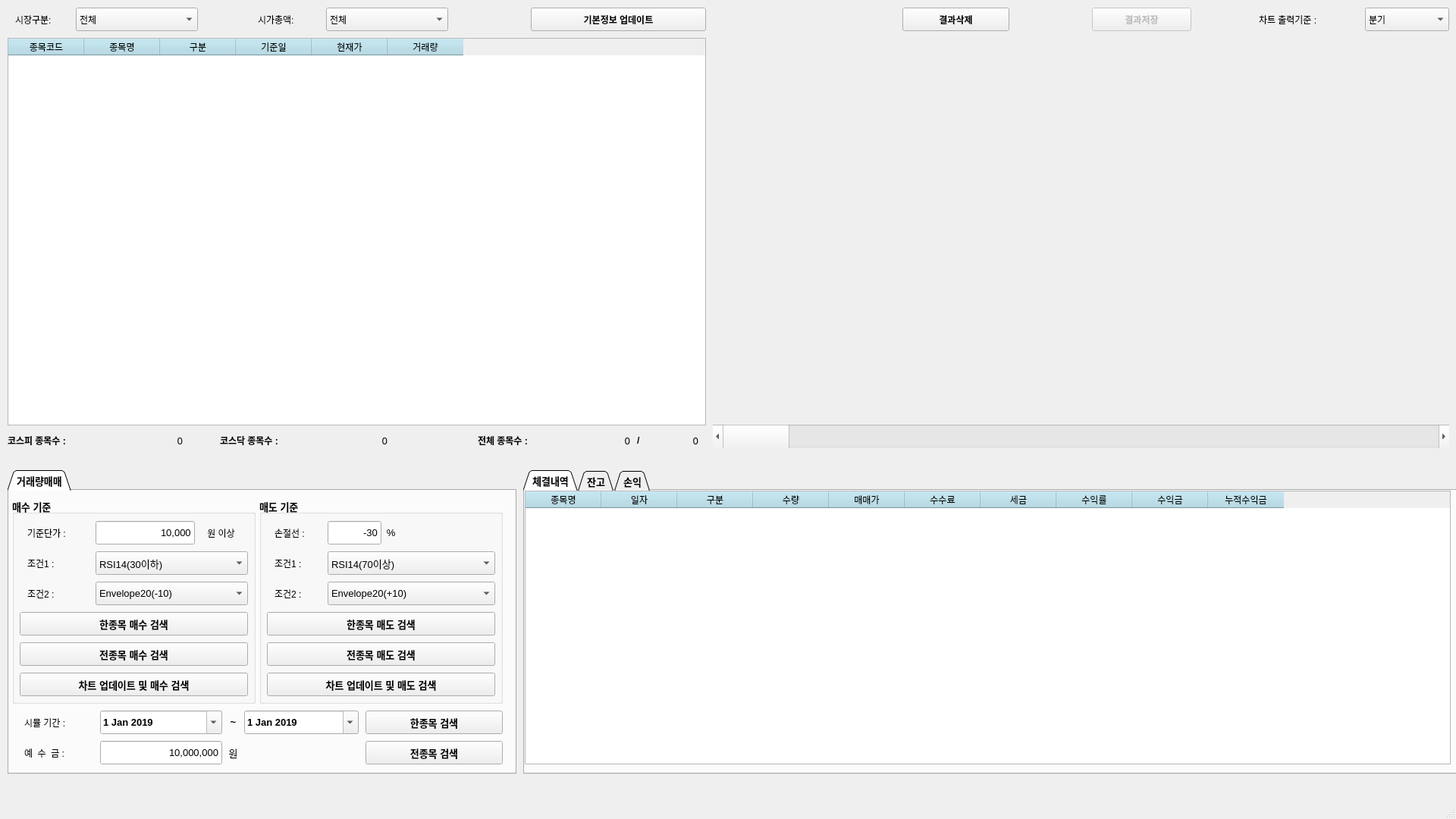
<?xml version="1.0" encoding="UTF-8"?>
<ui version="4.0">
 <class>MainWindow</class>
 <widget class="QMainWindow" name="MainWindow">
  <property name="geometry">
   <rect>
    <x>0</x>
    <y>0</y>
    <width>1920</width>
    <height>1080</height>
   </rect>
  </property>
  <property name="sizePolicy">
   <sizepolicy hsizetype="Fixed" vsizetype="Fixed">
    <horstretch>0</horstretch>
    <verstretch>0</verstretch>
   </sizepolicy>
  </property>
  <property name="minimumSize">
   <size>
    <width>1920</width>
    <height>1080</height>
   </size>
  </property>
  <property name="maximumSize">
   <size>
    <width>1920</width>
    <height>1080</height>
   </size>
  </property>
  <property name="baseSize">
   <size>
    <width>1340</width>
    <height>902</height>
   </size>
  </property>
  <property name="windowTitle">
   <string>MainWindow</string>
  </property>
  <widget class="QWidget" name="centralwidget">
   <widget class="QTableWidget" name="stockTable">
    <property name="geometry">
     <rect>
      <x>10</x>
      <y>50</y>
      <width>921</width>
      <height>511</height>
     </rect>
    </property>
    <property name="autoFillBackground">
     <bool>false</bool>
    </property>
    <property name="styleSheet">
     <string notr="true">QHeaderView::section
{
background-color:lightblue;
}</string>
    </property>
    <property name="editTriggers">
     <set>QAbstractItemView::NoEditTriggers</set>
    </property>
    <property name="selectionMode">
     <enum>QAbstractItemView::SingleSelection</enum>
    </property>
    <property name="selectionBehavior">
     <enum>QAbstractItemView::SelectRows</enum>
    </property>
    <attribute name="verticalHeaderVisible">
     <bool>false</bool>
    </attribute>
    <column>
     <property name="text">
      <string>종목코드</string>
     </property>
    </column>
    <column>
     <property name="text">
      <string>종목명</string>
     </property>
    </column>
    <column>
     <property name="text">
      <string>구분</string>
     </property>
    </column>
    <column>
     <property name="text">
      <string>기준일</string>
     </property>
    </column>
    <column>
     <property name="text">
      <string>현재가</string>
     </property>
    </column>
    <column>
     <property name="text">
      <string>거래량</string>
     </property>
    </column>
   </widget>
   <widget class="QLabel" name="label_6">
    <property name="geometry">
     <rect>
      <x>10</x>
      <y>560</y>
      <width>141</width>
      <height>41</height>
     </rect>
    </property>
    <property name="font">
     <font>
      <weight>75</weight>
      <bold>true</bold>
     </font>
    </property>
    <property name="text">
     <string>코스피 종목수 :</string>
    </property>
   </widget>
   <widget class="QLabel" name="label_7">
    <property name="geometry">
     <rect>
      <x>290</x>
      <y>560</y>
      <width>141</width>
      <height>41</height>
     </rect>
    </property>
    <property name="font">
     <font>
      <weight>75</weight>
      <bold>true</bold>
     </font>
    </property>
    <property name="text">
     <string>코스닥 종목수 :</string>
    </property>
   </widget>
   <widget class="QLabel" name="ko_cntLabel">
    <property name="geometry">
     <rect>
      <x>150</x>
      <y>560</y>
      <width>91</width>
      <height>41</height>
     </rect>
    </property>
    <property name="font">
     <font>
      <family>맑은 고딕</family>
      <pointsize>10</pointsize>
      <weight>50</weight>
      <bold>false</bold>
     </font>
    </property>
    <property name="text">
     <string>0</string>
    </property>
    <property name="alignment">
     <set>Qt::AlignRight|Qt::AlignTrailing|Qt::AlignVCenter</set>
    </property>
   </widget>
   <widget class="QLabel" name="kq_cntLabel">
    <property name="geometry">
     <rect>
      <x>430</x>
      <y>560</y>
      <width>81</width>
      <height>41</height>
     </rect>
    </property>
    <property name="font">
     <font>
      <family>맑은 고딕</family>
      <pointsize>10</pointsize>
      <weight>50</weight>
      <bold>false</bold>
     </font>
    </property>
    <property name="text">
     <string>0</string>
    </property>
    <property name="alignment">
     <set>Qt::AlignRight|Qt::AlignTrailing|Qt::AlignVCenter</set>
    </property>
   </widget>
   <widget class="QLabel" name="runcntLabel">
    <property name="geometry">
     <rect>
      <x>750</x>
      <y>560</y>
      <width>81</width>
      <height>41</height>
     </rect>
    </property>
    <property name="font">
     <font>
      <family>맑은 고딕</family>
      <pointsize>10</pointsize>
      <weight>50</weight>
      <bold>false</bold>
     </font>
    </property>
    <property name="text">
     <string>0</string>
    </property>
    <property name="alignment">
     <set>Qt::AlignRight|Qt::AlignTrailing|Qt::AlignVCenter</set>
    </property>
   </widget>
   <widget class="QLabel" name="label_8">
    <property name="geometry">
     <rect>
      <x>630</x>
      <y>560</y>
      <width>121</width>
      <height>41</height>
     </rect>
    </property>
    <property name="font">
     <font>
      <weight>75</weight>
      <bold>true</bold>
     </font>
    </property>
    <property name="text">
     <string>전체 종목수 :</string>
    </property>
   </widget>
   <widget class="QLabel" name="label_9">
    <property name="geometry">
     <rect>
      <x>840</x>
      <y>560</y>
      <width>16</width>
      <height>41</height>
     </rect>
    </property>
    <property name="font">
     <font>
      <weight>75</weight>
      <bold>true</bold>
     </font>
    </property>
    <property name="text">
     <string>/</string>
    </property>
   </widget>
   <widget class="QLabel" name="allcntLabel">
    <property name="geometry">
     <rect>
      <x>850</x>
      <y>560</y>
      <width>71</width>
      <height>41</height>
     </rect>
    </property>
    <property name="font">
     <font>
      <family>맑은 고딕</family>
      <pointsize>10</pointsize>
      <weight>50</weight>
      <bold>false</bold>
     </font>
    </property>
    <property name="text">
     <string>0</string>
    </property>
    <property name="alignment">
     <set>Qt::AlignRight|Qt::AlignTrailing|Qt::AlignVCenter</set>
    </property>
   </widget>
   <widget class="QTabWidget" name="configTabWidget">
    <property name="geometry">
     <rect>
      <x>10</x>
      <y>620</y>
      <width>671</width>
      <height>401</height>
     </rect>
    </property>
    <property name="font">
     <font>
      <family>Arial</family>
      <pointsize>10</pointsize>
      <weight>75</weight>
      <bold>true</bold>
     </font>
    </property>
    <property name="contextMenuPolicy">
     <enum>Qt::DefaultContextMenu</enum>
    </property>
    <property name="autoFillBackground">
     <bool>false</bool>
    </property>
    <property name="tabShape">
     <enum>QTabWidget::Triangular</enum>
    </property>
    <property name="currentIndex">
     <number>0</number>
    </property>
    <property name="tabsClosable">
     <bool>false</bool>
    </property>
    <property name="tabBarAutoHide">
     <bool>false</bool>
    </property>
    <widget class="QWidget" name="volume_trade">
     <attribute name="title">
      <string>거래량매매</string>
     </attribute>
     <widget class="QGroupBox" name="groupBox">
      <property name="geometry">
       <rect>
        <x>4</x>
        <y>10</y>
        <width>321</width>
        <height>271</height>
       </rect>
      </property>
      <property name="title">
       <string>매수 기준</string>
      </property>
      <widget class="QLabel" name="label_3">
       <property name="geometry">
        <rect>
         <x>20</x>
         <y>70</y>
         <width>71</width>
         <height>31</height>
        </rect>
       </property>
       <property name="font">
        <font>
         <family>Arial</family>
         <pointsize>9</pointsize>
         <weight>50</weight>
         <bold>false</bold>
        </font>
       </property>
       <property name="text">
        <string>조건1 :</string>
       </property>
      </widget>
      <widget class="QComboBox" name="buy_cond1ComboBox">
       <property name="geometry">
        <rect>
         <x>110</x>
         <y>70</y>
         <width>201</width>
         <height>31</height>
        </rect>
       </property>
       <property name="font">
        <font>
         <weight>50</weight>
         <bold>false</bold>
        </font>
       </property>
       <property name="currentIndex">
        <number>0</number>
       </property>
       <item>
        <property name="text">
         <string>RSI14(30이하)</string>
        </property>
       </item>
       <item>
        <property name="text">
         <string>MFI14(20이하)</string>
        </property>
       </item>
       <item>
        <property name="text">
         <string>Envelope20(-10)</string>
        </property>
       </item>
      </widget>
      <widget class="QLineEdit" name="buy_cond0LineEdit">
       <property name="geometry">
        <rect>
         <x>110</x>
         <y>30</y>
         <width>131</width>
         <height>31</height>
        </rect>
       </property>
       <property name="font">
        <font>
         <weight>50</weight>
         <bold>false</bold>
        </font>
       </property>
       <property name="focusPolicy">
        <enum>Qt::StrongFocus</enum>
       </property>
       <property name="autoFillBackground">
        <bool>false</bool>
       </property>
       <property name="inputMask">
        <string/>
       </property>
       <property name="text">
        <string>10,000</string>
       </property>
       <property name="maxLength">
        <number>12</number>
       </property>
       <property name="frame">
        <bool>true</bool>
       </property>
       <property name="alignment">
        <set>Qt::AlignRight|Qt::AlignTrailing|Qt::AlignVCenter</set>
       </property>
       <property name="placeholderText">
        <string/>
       </property>
       <property name="clearButtonEnabled">
        <bool>false</bool>
       </property>
      </widget>
      <widget class="QLabel" name="label_29">
       <property name="geometry">
        <rect>
         <x>20</x>
         <y>30</y>
         <width>91</width>
         <height>31</height>
        </rect>
       </property>
       <property name="font">
        <font>
         <family>Arial</family>
         <pointsize>9</pointsize>
         <weight>50</weight>
         <bold>false</bold>
        </font>
       </property>
       <property name="text">
        <string>기준단가 :</string>
       </property>
      </widget>
      <widget class="QLabel" name="label_30">
       <property name="geometry">
        <rect>
         <x>240</x>
         <y>30</y>
         <width>71</width>
         <height>31</height>
        </rect>
       </property>
       <property name="font">
        <font>
         <family>Arial</family>
         <pointsize>9</pointsize>
         <weight>50</weight>
         <bold>false</bold>
        </font>
       </property>
       <property name="text">
        <string>원 이상</string>
       </property>
       <property name="alignment">
        <set>Qt::AlignCenter</set>
       </property>
      </widget>
      <widget class="QPushButton" name="search_buyPushButton">
       <property name="geometry">
        <rect>
         <x>10</x>
         <y>190</y>
         <width>301</width>
         <height>31</height>
        </rect>
       </property>
       <property name="text">
        <string>전종목 매수 검색</string>
       </property>
      </widget>
      <widget class="QComboBox" name="buy_cond2ComboBox">
       <property name="geometry">
        <rect>
         <x>110</x>
         <y>110</y>
         <width>201</width>
         <height>31</height>
        </rect>
       </property>
       <property name="font">
        <font>
         <weight>50</weight>
         <bold>false</bold>
        </font>
       </property>
       <property name="currentIndex">
        <number>2</number>
       </property>
       <item>
        <property name="text">
         <string>RSI14(30이하)</string>
        </property>
       </item>
       <item>
        <property name="text">
         <string>MFI14(20이하)</string>
        </property>
       </item>
       <item>
        <property name="text">
         <string>Envelope20(-10)</string>
        </property>
       </item>
      </widget>
      <widget class="QLabel" name="label_5">
       <property name="geometry">
        <rect>
         <x>20</x>
         <y>110</y>
         <width>71</width>
         <height>31</height>
        </rect>
       </property>
       <property name="font">
        <font>
         <family>Arial</family>
         <pointsize>9</pointsize>
         <weight>50</weight>
         <bold>false</bold>
        </font>
       </property>
       <property name="text">
        <string>조건2 :</string>
       </property>
      </widget>
      <widget class="QPushButton" name="update_search_buyPushButton">
       <property name="geometry">
        <rect>
         <x>10</x>
         <y>230</y>
         <width>301</width>
         <height>31</height>
        </rect>
       </property>
       <property name="text">
        <string>차트 업데이트 및 매수 검색</string>
       </property>
      </widget>
      <widget class="QPushButton" name="search_buyOnePushButton">
       <property name="geometry">
        <rect>
         <x>10</x>
         <y>150</y>
         <width>301</width>
         <height>31</height>
        </rect>
       </property>
       <property name="text">
        <string>한종목 매수 검색</string>
       </property>
      </widget>
     </widget>
     <widget class="QDateEdit" name="sim_startDateEdit">
      <property name="geometry">
       <rect>
        <x>120</x>
        <y>290</y>
        <width>161</width>
        <height>31</height>
       </rect>
      </property>
      <property name="dateTime">
       <datetime>
        <hour>0</hour>
        <minute>0</minute>
        <second>0</second>
        <year>2019</year>
        <month>1</month>
        <day>1</day>
       </datetime>
      </property>
      <property name="calendarPopup">
       <bool>true</bool>
      </property>
     </widget>
     <widget class="QLabel" name="label_11">
      <property name="geometry">
       <rect>
        <x>280</x>
        <y>290</y>
        <width>31</width>
        <height>31</height>
       </rect>
      </property>
      <property name="font">
       <font>
        <weight>75</weight>
        <bold>true</bold>
       </font>
      </property>
      <property name="text">
       <string>~</string>
      </property>
      <property name="alignment">
       <set>Qt::AlignCenter</set>
      </property>
     </widget>
     <widget class="QDateEdit" name="sim_endDateEdit">
      <property name="geometry">
       <rect>
        <x>310</x>
        <y>290</y>
        <width>151</width>
        <height>31</height>
       </rect>
      </property>
      <property name="dateTime">
       <datetime>
        <hour>0</hour>
        <minute>0</minute>
        <second>0</second>
        <year>2019</year>
        <month>1</month>
        <day>1</day>
       </datetime>
      </property>
      <property name="calendarPopup">
       <bool>true</bool>
      </property>
     </widget>
     <widget class="QGroupBox" name="groupBox_2">
      <property name="geometry">
       <rect>
        <x>330</x>
        <y>10</y>
        <width>321</width>
        <height>271</height>
       </rect>
      </property>
      <property name="title">
       <string>매도 기준</string>
      </property>
      <widget class="QLabel" name="label_12">
       <property name="geometry">
        <rect>
         <x>20</x>
         <y>70</y>
         <width>71</width>
         <height>31</height>
        </rect>
       </property>
       <property name="font">
        <font>
         <family>Arial</family>
         <pointsize>9</pointsize>
         <weight>50</weight>
         <bold>false</bold>
        </font>
       </property>
       <property name="text">
        <string>조건1 :</string>
       </property>
      </widget>
      <widget class="QComboBox" name="sell_cond1ComboBox">
       <property name="geometry">
        <rect>
         <x>90</x>
         <y>70</y>
         <width>221</width>
         <height>31</height>
        </rect>
       </property>
       <property name="font">
        <font>
         <weight>50</weight>
         <bold>false</bold>
        </font>
       </property>
       <property name="currentIndex">
        <number>0</number>
       </property>
       <item>
        <property name="text">
         <string>RSI14(70이상)</string>
        </property>
       </item>
       <item>
        <property name="text">
         <string>MFI14(80이상)</string>
        </property>
       </item>
       <item>
        <property name="text">
         <string>Envelope20(+10)</string>
        </property>
       </item>
      </widget>
      <widget class="QLabel" name="label_35">
       <property name="geometry">
        <rect>
         <x>20</x>
         <y>30</y>
         <width>71</width>
         <height>31</height>
        </rect>
       </property>
       <property name="font">
        <font>
         <family>Arial</family>
         <pointsize>9</pointsize>
         <weight>50</weight>
         <bold>false</bold>
        </font>
       </property>
       <property name="text">
        <string>손절선 : </string>
       </property>
      </widget>
      <widget class="QLineEdit" name="sell_cond0LineEdit">
       <property name="geometry">
        <rect>
         <x>90</x>
         <y>30</y>
         <width>71</width>
         <height>31</height>
        </rect>
       </property>
       <property name="font">
        <font>
         <weight>50</weight>
         <bold>false</bold>
        </font>
       </property>
       <property name="focusPolicy">
        <enum>Qt::StrongFocus</enum>
       </property>
       <property name="autoFillBackground">
        <bool>false</bool>
       </property>
       <property name="inputMask">
        <string/>
       </property>
       <property name="text">
        <string>-30</string>
       </property>
       <property name="maxLength">
        <number>6</number>
       </property>
       <property name="frame">
        <bool>true</bool>
       </property>
       <property name="alignment">
        <set>Qt::AlignRight|Qt::AlignTrailing|Qt::AlignVCenter</set>
       </property>
       <property name="placeholderText">
        <string/>
       </property>
       <property name="clearButtonEnabled">
        <bool>false</bool>
       </property>
      </widget>
      <widget class="QLabel" name="label_37">
       <property name="geometry">
        <rect>
         <x>160</x>
         <y>30</y>
         <width>31</width>
         <height>31</height>
        </rect>
       </property>
       <property name="font">
        <font>
         <weight>50</weight>
         <bold>false</bold>
        </font>
       </property>
       <property name="text">
        <string>% </string>
       </property>
       <property name="alignment">
        <set>Qt::AlignCenter</set>
       </property>
      </widget>
      <widget class="QPushButton" name="search_sellPushButton">
       <property name="geometry">
        <rect>
         <x>10</x>
         <y>190</y>
         <width>301</width>
         <height>31</height>
        </rect>
       </property>
       <property name="text">
        <string>전종목 매도 검색</string>
       </property>
      </widget>
      <widget class="QLabel" name="label_13">
       <property name="geometry">
        <rect>
         <x>20</x>
         <y>110</y>
         <width>71</width>
         <height>31</height>
        </rect>
       </property>
       <property name="font">
        <font>
         <family>Arial</family>
         <pointsize>9</pointsize>
         <weight>50</weight>
         <bold>false</bold>
        </font>
       </property>
       <property name="text">
        <string>조건2 :</string>
       </property>
      </widget>
      <widget class="QComboBox" name="sell_cond2ComboBox">
       <property name="geometry">
        <rect>
         <x>90</x>
         <y>110</y>
         <width>221</width>
         <height>31</height>
        </rect>
       </property>
       <property name="font">
        <font>
         <weight>50</weight>
         <bold>false</bold>
        </font>
       </property>
       <property name="currentIndex">
        <number>2</number>
       </property>
       <item>
        <property name="text">
         <string>RSI14(70이상)</string>
        </property>
       </item>
       <item>
        <property name="text">
         <string>MFI14(80이상)</string>
        </property>
       </item>
       <item>
        <property name="text">
         <string>Envelope20(+10)</string>
        </property>
       </item>
      </widget>
      <widget class="QPushButton" name="update_search_sellPushButton">
       <property name="geometry">
        <rect>
         <x>10</x>
         <y>230</y>
         <width>301</width>
         <height>31</height>
        </rect>
       </property>
       <property name="text">
        <string>차트 업데이트 및 매도 검색</string>
       </property>
      </widget>
      <widget class="QPushButton" name="search_sellOnePushButton">
       <property name="geometry">
        <rect>
         <x>10</x>
         <y>150</y>
         <width>301</width>
         <height>31</height>
        </rect>
       </property>
       <property name="text">
        <string>한종목 매도 검색</string>
       </property>
      </widget>
     </widget>
     <widget class="QPushButton" name="runPushButton">
      <property name="geometry">
       <rect>
        <x>470</x>
        <y>290</y>
        <width>181</width>
        <height>31</height>
       </rect>
      </property>
      <property name="text">
       <string>한종목 검색</string>
      </property>
     </widget>
     <widget class="QLabel" name="label_4">
      <property name="geometry">
       <rect>
        <x>20</x>
        <y>290</y>
        <width>91</width>
        <height>31</height>
       </rect>
      </property>
      <property name="font">
       <font>
        <family>Arial</family>
        <pointsize>9</pointsize>
        <weight>50</weight>
        <bold>false</bold>
       </font>
      </property>
      <property name="text">
       <string>시뮬 기간 :</string>
      </property>
     </widget>
     <widget class="QPushButton" name="run_totalPushButton">
      <property name="geometry">
       <rect>
        <x>470</x>
        <y>330</y>
        <width>181</width>
        <height>31</height>
       </rect>
      </property>
      <property name="text">
       <string>전종목 검색</string>
      </property>
     </widget>
     <widget class="QLabel" name="label_15">
      <property name="geometry">
       <rect>
        <x>20</x>
        <y>330</y>
        <width>91</width>
        <height>31</height>
       </rect>
      </property>
      <property name="font">
       <font>
        <family>Arial</family>
        <pointsize>9</pointsize>
        <weight>50</weight>
        <bold>false</bold>
       </font>
      </property>
      <property name="text">
       <string>예  수  금 :</string>
      </property>
     </widget>
     <widget class="QLabel" name="label_16">
      <property name="geometry">
       <rect>
        <x>280</x>
        <y>330</y>
        <width>31</width>
        <height>31</height>
       </rect>
      </property>
      <property name="font">
       <font>
        <weight>50</weight>
        <bold>false</bold>
       </font>
      </property>
      <property name="text">
       <string>원</string>
      </property>
      <property name="alignment">
       <set>Qt::AlignCenter</set>
      </property>
     </widget>
     <widget class="QLineEdit" name="depositLineEdit">
      <property name="geometry">
       <rect>
        <x>120</x>
        <y>330</y>
        <width>161</width>
        <height>31</height>
       </rect>
      </property>
      <property name="font">
       <font>
        <weight>50</weight>
        <bold>false</bold>
       </font>
      </property>
      <property name="focusPolicy">
       <enum>Qt::StrongFocus</enum>
      </property>
      <property name="inputMask">
       <string/>
      </property>
      <property name="text">
       <string>10,000,000</string>
      </property>
      <property name="maxLength">
       <number>13</number>
      </property>
      <property name="alignment">
       <set>Qt::AlignRight|Qt::AlignTrailing|Qt::AlignVCenter</set>
      </property>
     </widget>
    </widget>
   </widget>
   <widget class="QWidget" name="verticalLayoutWidget">
    <property name="geometry">
     <rect>
      <x>940</x>
      <y>50</y>
      <width>971</width>
      <height>511</height>
     </rect>
    </property>
    <layout class="QVBoxLayout" name="chartVerticalLayout"/>
   </widget>
   <widget class="QScrollBar" name="chartScrollBar">
    <property name="geometry">
     <rect>
      <x>940</x>
      <y>560</y>
      <width>971</width>
      <height>31</height>
     </rect>
    </property>
    <property name="orientation">
     <enum>Qt::Horizontal</enum>
    </property>
   </widget>
   <widget class="QTabWidget" name="tabWidget">
    <property name="geometry">
     <rect>
      <x>690</x>
      <y>620</y>
      <width>1231</width>
      <height>401</height>
     </rect>
    </property>
    <property name="font">
     <font>
      <family>Arial</family>
      <pointsize>10</pointsize>
      <weight>75</weight>
      <bold>true</bold>
     </font>
    </property>
    <property name="tabShape">
     <enum>QTabWidget::Triangular</enum>
    </property>
    <property name="currentIndex">
     <number>0</number>
    </property>
    <widget class="QWidget" name="stock_sim_result">
     <attribute name="title">
      <string>체결내역</string>
     </attribute>
     <widget class="QTableWidget" name="stockSimTable">
      <property name="geometry">
       <rect>
        <x>0</x>
        <y>0</y>
        <width>1221</width>
        <height>361</height>
       </rect>
      </property>
      <property name="styleSheet">
       <string notr="true">QHeaderView::section
{
background-color:lightblue;
}</string>
      </property>
      <property name="editTriggers">
       <set>QAbstractItemView::NoEditTriggers</set>
      </property>
      <property name="selectionMode">
       <enum>QAbstractItemView::SingleSelection</enum>
      </property>
      <property name="selectionBehavior">
       <enum>QAbstractItemView::SelectRows</enum>
      </property>
      <attribute name="verticalHeaderVisible">
       <bool>false</bool>
      </attribute>
      <column>
       <property name="text">
        <string>종목명</string>
       </property>
      </column>
      <column>
       <property name="text">
        <string>일자</string>
       </property>
      </column>
      <column>
       <property name="text">
        <string>구분</string>
       </property>
      </column>
      <column>
       <property name="text">
        <string>수량</string>
       </property>
      </column>
      <column>
       <property name="text">
        <string>매매가</string>
       </property>
      </column>
      <column>
       <property name="text">
        <string>수수료</string>
       </property>
      </column>
      <column>
       <property name="text">
        <string>세금</string>
       </property>
      </column>
      <column>
       <property name="text">
        <string>수익률</string>
       </property>
      </column>
      <column>
       <property name="text">
        <string>수익금</string>
       </property>
      </column>
      <column>
       <property name="text">
        <string>누적수익금</string>
       </property>
      </column>
     </widget>
    </widget>
    <widget class="QWidget" name="market_sim_remain">
     <attribute name="title">
      <string>잔고</string>
     </attribute>
     <widget class="QTableWidget" name="stockRemainTable">
      <property name="geometry">
       <rect>
        <x>0</x>
        <y>0</y>
        <width>1221</width>
        <height>321</height>
       </rect>
      </property>
      <property name="styleSheet">
       <string notr="true">QHeaderView::section
{
background-color:lightblue;
}</string>
      </property>
      <property name="editTriggers">
       <set>QAbstractItemView::NoEditTriggers</set>
      </property>
      <property name="selectionMode">
       <enum>QAbstractItemView::SingleSelection</enum>
      </property>
      <property name="selectionBehavior">
       <enum>QAbstractItemView::SelectRows</enum>
      </property>
      <attribute name="verticalHeaderVisible">
       <bool>false</bool>
      </attribute>
      <column>
       <property name="text">
        <string>종목명</string>
       </property>
      </column>
      <column>
       <property name="text">
        <string>매수일</string>
       </property>
      </column>
      <column>
       <property name="text">
        <string>수량</string>
       </property>
      </column>
      <column>
       <property name="text">
        <string>매수가</string>
       </property>
      </column>
      <column>
       <property name="text">
        <string>평가손익</string>
       </property>
      </column>
      <column>
       <property name="text">
        <string>수익률</string>
       </property>
      </column>
      <column>
       <property name="text">
        <string>현재가</string>
       </property>
      </column>
      <column>
       <property name="text">
        <string>매수금액</string>
       </property>
      </column>
      <column>
       <property name="text">
        <string>평가금액</string>
       </property>
      </column>
      <column>
       <property name="text">
        <string>수수료</string>
       </property>
      </column>
      <column>
       <property name="text">
        <string>세금</string>
       </property>
      </column>
     </widget>
     <widget class="QLabel" name="label_18">
      <property name="geometry">
       <rect>
        <x>10</x>
        <y>330</y>
        <width>141</width>
        <height>31</height>
       </rect>
      </property>
      <property name="font">
       <font>
        <family>Arial</family>
        <pointsize>9</pointsize>
        <weight>75</weight>
        <bold>true</bold>
       </font>
      </property>
      <property name="text">
       <string>전체 평가손익 :</string>
      </property>
     </widget>
     <widget class="QLabel" name="remain_profitLabel">
      <property name="geometry">
       <rect>
        <x>150</x>
        <y>330</y>
        <width>231</width>
        <height>31</height>
       </rect>
      </property>
      <property name="font">
       <font>
        <family>Arial</family>
        <pointsize>9</pointsize>
        <weight>75</weight>
        <bold>true</bold>
       </font>
      </property>
      <property name="text">
       <string>0</string>
      </property>
      <property name="alignment">
       <set>Qt::AlignRight|Qt::AlignTrailing|Qt::AlignVCenter</set>
      </property>
     </widget>
     <widget class="QLabel" name="label_20">
      <property name="geometry">
       <rect>
        <x>580</x>
        <y>330</y>
        <width>121</width>
        <height>31</height>
       </rect>
      </property>
      <property name="font">
       <font>
        <family>Arial</family>
        <pointsize>9</pointsize>
        <weight>75</weight>
        <bold>true</bold>
       </font>
      </property>
      <property name="text">
       <string>평균 수익률 :</string>
      </property>
     </widget>
     <widget class="QLabel" name="remain_rateLabel">
      <property name="geometry">
       <rect>
        <x>700</x>
        <y>330</y>
        <width>261</width>
        <height>31</height>
       </rect>
      </property>
      <property name="font">
       <font>
        <family>Arial</family>
        <pointsize>9</pointsize>
        <weight>75</weight>
        <bold>true</bold>
       </font>
      </property>
      <property name="text">
       <string>0</string>
      </property>
      <property name="alignment">
       <set>Qt::AlignRight|Qt::AlignTrailing|Qt::AlignVCenter</set>
      </property>
     </widget>
    </widget>
    <widget class="QWidget" name="market_sim_profit">
     <attribute name="title">
      <string>손익</string>
     </attribute>
     <widget class="QTableWidget" name="stockProfitTable">
      <property name="geometry">
       <rect>
        <x>0</x>
        <y>0</y>
        <width>1221</width>
        <height>321</height>
       </rect>
      </property>
      <property name="styleSheet">
       <string notr="true">QHeaderView::section
{
background-color:lightblue;
}</string>
      </property>
      <property name="editTriggers">
       <set>QAbstractItemView::NoEditTriggers</set>
      </property>
      <property name="selectionMode">
       <enum>QAbstractItemView::SingleSelection</enum>
      </property>
      <property name="selectionBehavior">
       <enum>QAbstractItemView::SelectRows</enum>
      </property>
      <attribute name="verticalHeaderVisible">
       <bool>false</bool>
      </attribute>
      <column>
       <property name="text">
        <string>종목명</string>
       </property>
      </column>
      <column>
       <property name="text">
        <string>매도일</string>
       </property>
      </column>
      <column>
       <property name="text">
        <string>실현손익</string>
       </property>
      </column>
      <column>
       <property name="text">
        <string>수익률</string>
       </property>
      </column>
      <column>
       <property name="text">
        <string>매수금액</string>
       </property>
      </column>
      <column>
       <property name="text">
        <string>매도금액</string>
       </property>
      </column>
      <column>
       <property name="text">
        <string>매수가</string>
       </property>
      </column>
      <column>
       <property name="text">
        <string>매도가</string>
       </property>
      </column>
      <column>
       <property name="text">
        <string>수수료</string>
       </property>
      </column>
      <column>
       <property name="text">
        <string>세금</string>
       </property>
      </column>
     </widget>
     <widget class="QLabel" name="profit_rateLabel">
      <property name="geometry">
       <rect>
        <x>630</x>
        <y>330</y>
        <width>261</width>
        <height>31</height>
       </rect>
      </property>
      <property name="font">
       <font>
        <family>Arial</family>
        <pointsize>9</pointsize>
        <weight>75</weight>
        <bold>true</bold>
       </font>
      </property>
      <property name="text">
       <string>0</string>
      </property>
      <property name="alignment">
       <set>Qt::AlignRight|Qt::AlignTrailing|Qt::AlignVCenter</set>
      </property>
     </widget>
     <widget class="QLabel" name="label_19">
      <property name="geometry">
       <rect>
        <x>10</x>
        <y>330</y>
        <width>141</width>
        <height>31</height>
       </rect>
      </property>
      <property name="font">
       <font>
        <family>Arial</family>
        <pointsize>9</pointsize>
        <weight>75</weight>
        <bold>true</bold>
       </font>
      </property>
      <property name="text">
       <string>전체 실현손익 :</string>
      </property>
     </widget>
     <widget class="QLabel" name="profit_profitLabel">
      <property name="geometry">
       <rect>
        <x>150</x>
        <y>330</y>
        <width>221</width>
        <height>31</height>
       </rect>
      </property>
      <property name="font">
       <font>
        <family>Arial</family>
        <pointsize>9</pointsize>
        <weight>75</weight>
        <bold>true</bold>
       </font>
      </property>
      <property name="text">
       <string>0</string>
      </property>
      <property name="alignment">
       <set>Qt::AlignRight|Qt::AlignTrailing|Qt::AlignVCenter</set>
      </property>
     </widget>
     <widget class="QLabel" name="label_21">
      <property name="geometry">
       <rect>
        <x>510</x>
        <y>330</y>
        <width>121</width>
        <height>31</height>
       </rect>
      </property>
      <property name="font">
       <font>
        <family>Arial</family>
        <pointsize>9</pointsize>
        <weight>75</weight>
        <bold>true</bold>
       </font>
      </property>
      <property name="text">
       <string>평균 수익률 :</string>
      </property>
     </widget>
    </widget>
   </widget>
   <widget class="QComboBox" name="rangeComboBox">
    <property name="geometry">
     <rect>
      <x>1800</x>
      <y>10</y>
      <width>111</width>
      <height>31</height>
     </rect>
    </property>
    <property name="font">
     <font>
      <weight>50</weight>
      <bold>false</bold>
     </font>
    </property>
    <property name="currentIndex">
     <number>1</number>
    </property>
    <item>
     <property name="text">
      <string>월</string>
     </property>
    </item>
    <item>
     <property name="text">
      <string>분기</string>
     </property>
    </item>
    <item>
     <property name="text">
      <string>반기</string>
     </property>
    </item>
    <item>
     <property name="text">
      <string>년</string>
     </property>
    </item>
   </widget>
   <widget class="QLabel" name="label">
    <property name="geometry">
     <rect>
      <x>1660</x>
      <y>10</y>
      <width>131</width>
      <height>31</height>
     </rect>
    </property>
    <property name="font">
     <font>
      <family>Arial</family>
      <pointsize>9</pointsize>
      <weight>50</weight>
      <bold>false</bold>
     </font>
    </property>
    <property name="text">
     <string>차트 출력기준 :</string>
    </property>
   </widget>
   <widget class="QComboBox" name="sel_topComboBox">
    <property name="enabled">
     <bool>true</bool>
    </property>
    <property name="geometry">
     <rect>
      <x>430</x>
      <y>10</y>
      <width>161</width>
      <height>31</height>
     </rect>
    </property>
    <property name="font">
     <font>
      <weight>50</weight>
      <bold>false</bold>
     </font>
    </property>
    <property name="editable">
     <bool>false</bool>
    </property>
    <property name="currentIndex">
     <number>0</number>
    </property>
    <item>
     <property name="text">
      <string>전체</string>
     </property>
    </item>
    <item>
     <property name="text">
      <string>TOP10</string>
     </property>
    </item>
    <item>
     <property name="text">
      <string>TOP20</string>
     </property>
    </item>
    <item>
     <property name="text">
      <string>TOP50</string>
     </property>
    </item>
    <item>
     <property name="text">
      <string>TOP100</string>
     </property>
    </item>
    <item>
     <property name="text">
      <string>TOP200</string>
     </property>
    </item>
    <item>
     <property name="text">
      <string>저장목록</string>
     </property>
    </item>
   </widget>
   <widget class="QComboBox" name="sel_marketComboBox">
    <property name="geometry">
     <rect>
      <x>100</x>
      <y>10</y>
      <width>161</width>
      <height>31</height>
     </rect>
    </property>
    <property name="font">
     <font>
      <weight>50</weight>
      <bold>false</bold>
     </font>
    </property>
    <property name="currentIndex">
     <number>0</number>
    </property>
    <item>
     <property name="text">
      <string>전체</string>
     </property>
    </item>
    <item>
     <property name="text">
      <string>코스피</string>
     </property>
    </item>
    <item>
     <property name="text">
      <string>코스닥</string>
     </property>
    </item>
   </widget>
   <widget class="QLabel" name="label_26">
    <property name="geometry">
     <rect>
      <x>20</x>
      <y>10</y>
      <width>81</width>
      <height>31</height>
     </rect>
    </property>
    <property name="font">
     <font>
      <family>Arial</family>
      <pointsize>9</pointsize>
      <weight>50</weight>
      <bold>false</bold>
     </font>
    </property>
    <property name="text">
     <string>시장구분:</string>
    </property>
   </widget>
   <widget class="QLabel" name="label_27">
    <property name="geometry">
     <rect>
      <x>340</x>
      <y>10</y>
      <width>81</width>
      <height>31</height>
     </rect>
    </property>
    <property name="font">
     <font>
      <family>Arial</family>
      <pointsize>9</pointsize>
      <weight>50</weight>
      <bold>false</bold>
     </font>
    </property>
    <property name="text">
     <string>시가총액:</string>
    </property>
   </widget>
   <widget class="QPushButton" name="clear_sim_resultPushButton">
    <property name="geometry">
     <rect>
      <x>1190</x>
      <y>10</y>
      <width>141</width>
      <height>31</height>
     </rect>
    </property>
    <property name="font">
     <font>
      <family>Arial</family>
      <weight>75</weight>
      <bold>true</bold>
     </font>
    </property>
    <property name="text">
     <string>결과삭제</string>
    </property>
   </widget>
   <widget class="QPushButton" name="save_sim_resultPushButton">
    <property name="enabled">
     <bool>false</bool>
    </property>
    <property name="geometry">
     <rect>
      <x>1440</x>
      <y>10</y>
      <width>131</width>
      <height>31</height>
     </rect>
    </property>
    <property name="font">
     <font>
      <family>Arial</family>
      <weight>75</weight>
      <bold>true</bold>
     </font>
    </property>
    <property name="text">
     <string>결과저장</string>
    </property>
   </widget>
   <widget class="QPushButton" name="save_stocks_infoPushButton">
    <property name="geometry">
     <rect>
      <x>700</x>
      <y>10</y>
      <width>231</width>
      <height>31</height>
     </rect>
    </property>
    <property name="font">
     <font>
      <family>Arial</family>
      <weight>75</weight>
      <bold>true</bold>
     </font>
    </property>
    <property name="text">
     <string>기본정보 업데이트</string>
    </property>
   </widget>
  </widget>
  <widget class="QMenuBar" name="menubar">
   <property name="geometry">
    <rect>
     <x>0</x>
     <y>0</y>
     <width>1920</width>
     <height>31</height>
    </rect>
   </property>
  </widget>
  <widget class="QStatusBar" name="statusbar"/>
 </widget>
 <resources/>
 <connections/>
</ui>
